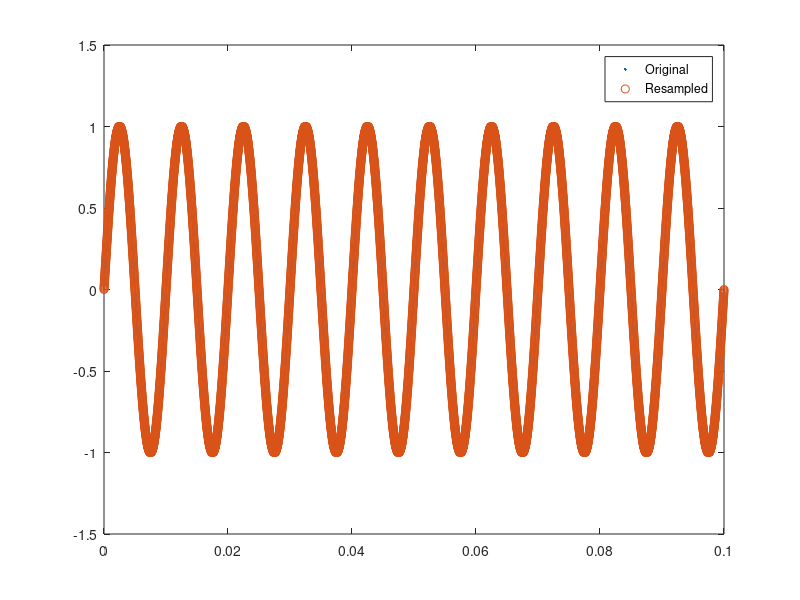

The MATLAB script that drew this image:
% Down sample -  Example of resampling 
% EECE 4510 / 5510 - Marquette University
% Fred J. Frigo, Ph.D.
%
% The GE MRI scanner provides a sampled signal at 125 KHz.
% The doctor would like to use 100 KHz (Siemens)
% 


% Example of how to call rat when converting from 125 kHz to 100 kHz:
originalFs = 125000;
desiredFs =  100000;

[p,q] = rat(desiredFs / originalFs);

tEnd = 0.1;  % 100 msec long signal
Tx = 0:1/originalFs:tEnd;
f = 100; % freq of time domain signal is 100 Hz
x = sin(2*pi*f*Tx);

y = resample(x,p,q);
Ty = (0:numel(y)-1)/desiredFs;

plot(Tx,x,'. ')
hold on
plot(Ty,y,'o ')
hold off
legend('Original','Resampled')
